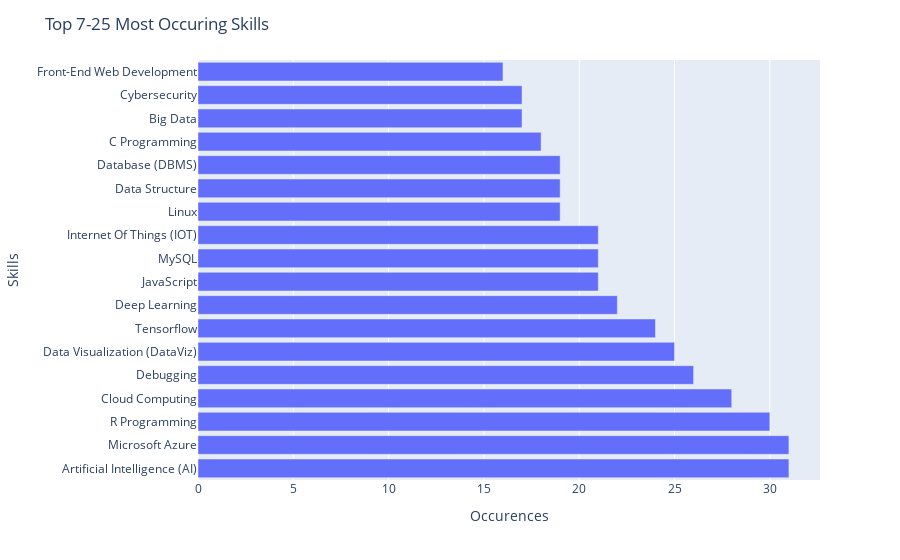

The code cell stored with this chart in its notebook:
### Markdown cell above
Python Programming, Machine Learning is very popular, then a little drop off to Data Analysis/Science, then a drop off with the rest of the top 10 Occuring Skills.

Cutoff after Algorithms

May be beneficial to look at the next 5-10 occuring skills and compare those topics with the rest of the top 10

### Code cell
skillsdf = pd.DataFrame.from_dict({"Skills": [key for key in sortedSkillsDict.keys()][7:25], "Occurences": [value for value in sortedSkillsDict.values()][7:25]})

fig = px.bar(skillsdf, y='Skills', x='Occurences')
fig.update_layout(title_text='Top 7-25 Most Occuring Skills')

fig.show()

### Figure 1 — Plotly figure (JSON) as saved in the notebook; plotly's stock layout.template omitted (floating-point values rounded to 4 significant figures)
{"data": [{"alignmentgroup": "True", "hovertemplate": "Occurences=%{x}<br>Skills=%{y}<extra></extra>", "legendgroup": "", "marker": {"color": "#636efa", "pattern": {"shape": ""}}, "name": "", "offsetgroup": "", "orientation": "h", "showlegend": false, "textposition": "auto", "type": "bar", "x": [31, 31, 30, 28, 26, 25, 24, 22, 21, 21, 21, 19, 19, 19, 18, 17, 17, 16], "xaxis": "x", "y": ["Artificial Intelligence (AI)", "Microsoft Azure", "R Programming", "Cloud Computing", "Debugging", "Data Visualization (DataViz)", "Tensorflow", "Deep Learning", "JavaScript", "MySQL", "Internet Of Things (IOT)", "Linux", "Data Structure", "Database (DBMS)", "C Programming", "Big Data", "Cybersecurity", "Front-End Web Development"], "yaxis": "y"}], "layout": {"barmode": "relative", "legend": {"tracegroupgap": 0}, "margin": {"t": 60}, "title": {"text": "Top 7-25 Most Occuring Skills"}, "xaxis": {"anchor": "y", "domain": [0, 1], "title": {"text": "Occurences"}}, "yaxis": {"anchor": "x", "domain": [0, 1], "title": {"text": "Skills"}}}}
